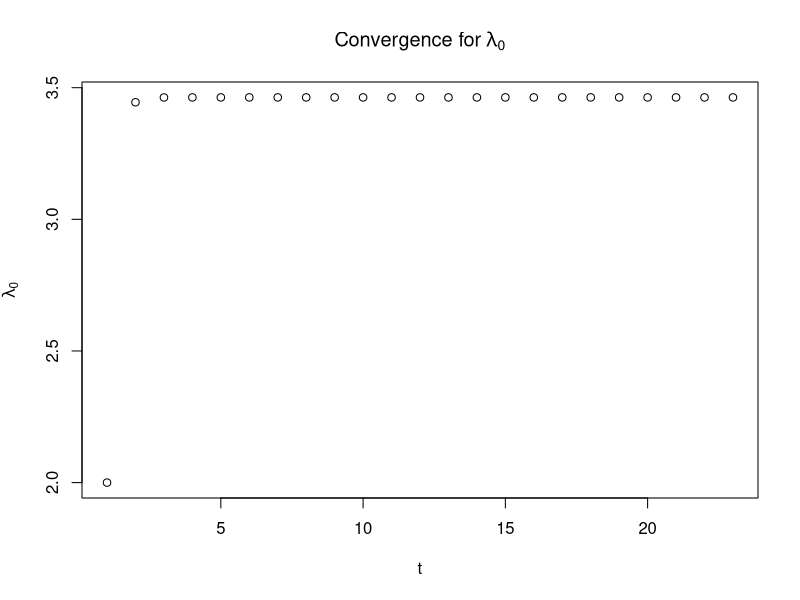
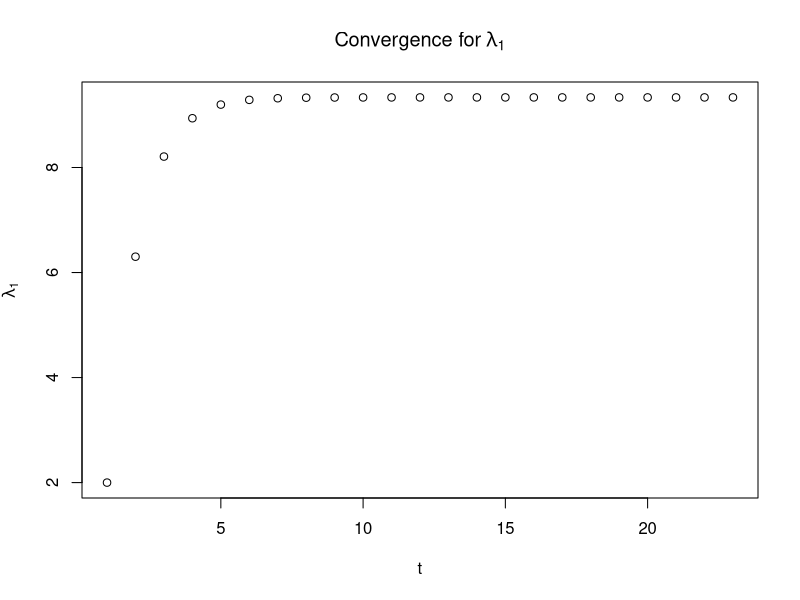

Recreate these plots in R, in order.
## ---- chunk 1
knitr::opts_chunk$set(echo = TRUE)
## ---- chunk 2
# Load data
u = read.delim("u.txt")
z = read.delim("z.txt")
u = u[[1]]
z = z[[1]]

# Function to calculate the sums in the expressions above
summs = function(u, z, lambda0t, lambda1t) {
  n = length(u)
  summ0 = 0
  summ1 = 0
  for (i in (1:n)) {
    summ0 = summ0 + u[i] * z[i] + (1-u[i]) * (1/lambda0t - z[i]/(exp(lambda0t*z[i])-1))
    summ1 = summ1 + (1-u[i]) * z[i] + u[i] * (1/lambda1t- z[i]/(exp(lambda1t*z[i])-1))
  }
  return(c(summ0,summ1))
}

# Function fo calculate Q
Q = function(u, z, lambda0t, lambda1t) {
  #n = length(y)
  n = length(u)   # DEBUG 
  zums = summs(u,z,lambda0t, lambda1t)
  expect = n * (log(lambda0t)+log(lambda1t)) - lambda0t * zums[1] - lambda1t * zums[2]
  return(expect)
}

# EM algorithm for the problem
# returns the maximum likelihood estimators for a given threshold epsilon
# produces convergence plots
EM = function(u, z, lambda.init, epsilon, plot=TRUE) {
  n = length(u)
  lambda0 = c(lambda.init[1]) # Create vector and set the first value
  lambda1 = c(lambda.init[2]) # Create vector and set the first value
  # To initiate the while loop
  Q.t = -Inf
  Q.t1 = Q(u, z, lambda0[1], lambda1[1])
  t = 1
  while (abs(Q.t1 - Q.t) > epsilon) {           # Terminate if abs(Q^{t+1}-Q^{t} <= epsilon)
    zums = summs(u, z, lambda0[t], lambda1[t])
    lambda0 = c(lambda0, n/zums[1])
    lambda1 = c(lambda1, n/zums[2])
    Q.t = Q.t1
    Q.t1 = Q(u, z, lambda0[t+1], lambda1[t+1])
    t = t + 1
  }
  if(plot){
    plot((1:length(lambda0)), lambda0, xlab = "t", ylab = bquote(lambda[0]), main = bquote("Convergence for"~lambda[0]))  # Convergence plot
    plot((1:length(lambda1)), lambda1, xlab = "t", ylab = bquote(lambda[1]), main = bquote("Convergence for"~lambda[1]))  # COnvergence plot
  }
  
  return(c(lambda0[length(lambda0)], lambda1[length(lambda1)]))
}

#EMfor = function(u, z, lambda.init, it) {
#  n = length(u)
#  lambda0 = c(lambda.init[1])
#  lambda1 = c(lambda.init[2])
#  for (t in (1:it)) {
#     zums = summs(u, z, lambda0[t], lambda1[t])
#    lambda0 = c(lambda0, n/zums[1])
#    lambda1 = c(lambda1, n/zums[2])
#  }
  
#  plot((1:length(lambda0)), lambda0)
#  plot((1:length(lambda1)), lambda1)
  
#  return(c(lambda0[length(lambda0)], lambda1[length(lambda1)]))
#}


result = EM(u, z, c(2, 2), 0.00000001)
result
## ---- chunk 3
u = read.delim("u.txt")
z = read.delim("z.txt")
u = u[[1]]
z = z[[1]]

# Create B bootstrap samples: 
B = 1000
u.boot <- matrix(0L, nrow=B, ncol=length(u))
z.boot <- matrix(0L, nrow=B, ncol=length(u))

# for(b in 1:B){
#   u.boot[b,] <- sample(u, length(u), replace=TRUE)
#   z.boot[b,] <- sample(z, length(z), replace=TRUE)
# }

for(b in 1:B){
  idx <- sample(seq(1:length(u)), length(u), replace=TRUE)
  u.boot[b,] <- u[idx]
  z.boot[b,] <- z[idx]
}

# Evaluate corresponding parameter estimates:
lambda0.boot <- rep(0,B)
lambda1.boot <- rep(0,B)

for(b in 1:B){
  lambs <- EM(u.boot[b,], z.boot[b,], c(2,2),0.00000001, plot=FALSE)
  lambda0.boot[b] <- lambs[1]
  lambda1.boot[b] <- lambs[2]
}

# estimate sd and corr:
lambda0.sd <- sd(lambda0.boot); lambda0.sd
lambda1.sd <- sd(lambda1.boot); lambda1.sd
lambda.corr <- cor(lambda0.boot, lambda1.boot); lambda.corr
cat(c(lambda0.sd, lambda1.sd, lambda.corr))
## ---- chunk 4
log.lik <- function(par, u, z){
  # par = c(lambda_0, lambda_1)
  u.0.idx <- which(u==0)
  u.1.idx <- which(u==1)
  result <- sum(log(par[2]*exp(-par[2]*z[u.0.idx])*(1 - exp(-par[1]*z[u.0.idx]))))
  result <- result + sum(log(par[1]*exp(-par[1]*z[u.1.idx])*(1 - exp(-par[2]*z[u.1.idx]))))
  return(result)
}

